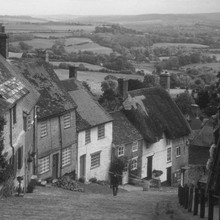
%> input picture gray images/2.gif, 220 x 220 px, shrunk from 512 x 512 before the run
$ octave Untitled.m   (GNU Octave 9; MATLAB toolbox functions it lacks are replaced by stand-ins)
%> lines starting %> are read from the running program, lines starting %| are printed output that depends on the picture
clc;clear all;close all

%Mean Filter
A=imread('C:\Users\mitra\Desktop\gray images\2.gif');
%> A: size 220x220 uint8; min 0, max 215, mean 92.2
m1=input('Enter the filter window size m1:');
%> the answer given: 3
n1=input('Enter the filter window size n1:');
%> the answer given: 3
Inoise=imnoise(A,'salt & pepper',0.45);
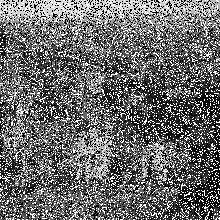
%> Inoise: size 220x220 uint8; min 0, max 255, mean 108
H=fspecial('average',[m1 n1]);
Mfilt=imfilter(Inoise,H,'replicate');
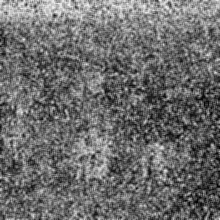
%> Mfilt: size 220x220 uint8; min 4, max 245, mean 108

%Median Filter
m2=input('Enter the filter window size m2:');
%> the answer given: 3
n2=input('Enter the filter window size n2:');
%> the answer given: 3
Ifilt=medfilt2(Inoise,[m2 n2]);
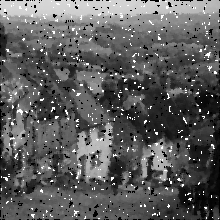
%> Ifilt: size 220x220 uint8; min 0, max 255, mean 93.2

%plotting
imshow(A)
title('Original Image','FontSize',18)
figure
imshow(Inoise)
title('Adding Gaussian Noise','FontSize',18)

%Mean without using Function
[M N]=size(A);
%> M = 220; N = 220
m=(m1-1)/2;
B=Inoise;
for i = (1+m):(M-m)
    for j = (1+m):(N-m)
        sum=0;
        for k = -m : m
            for l = -m : m
                sum = sum + (Inoise(i+k,j+l)/(m1*m1));
            end
        end
        B(i,j)=sum;
    end
end

%plotting
figure
imshow(Mfilt)
title('Applying Mean Filter using Function','FontSize',18)
figure
imshow(B)
title('Applying Mean Filter using Algorithm','FontSize',18)

%Median without using Function
[M N]=size(A);
mm=(m2-1)/2;
C=Inoise;
mid_element = ceil((m2*m2)/2);
MID=zeros(m2);
for i = (1+mm):(M-mm)
    for j = (1+mm):(N-mm)
        flag = 1;
        for k = -mm : mm
            for l = -mm : mm
                MID(flag) = Inoise(i+k,j+l);
			   flag=flag+1;
            end
        end
        A2=sort(MID);
        C(i,j)=A2(mid_element);
    end
end
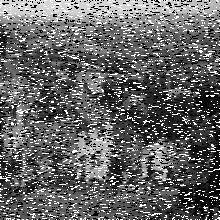
%> C: size 220x220 uint8; min 0, max 255, mean 101.1
%> after the loop, MID = [255 70 0; 67 255 63; 255 255 255]
%plotting
figure
imshow(Ifilt)
title('Applying Median Filter using Function','FontSize',18)
figure
imshow(C)
title('Applying Median Filter using Algorithm','FontSize',18)

$ run again, with gray images/WhatsApp Image 2022-09-20 at 3.16.41 PM.jpeg saved as gray images/2.gif
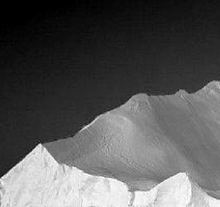
%> input picture gray images/WhatsApp Image 2022-09-20 at 3.16.41 PM.jpeg, 220 x 207 px, shrunk from 566 x 533 before the run
%> `Mfilt=imfilter(Inoise,H,'replicate');`:
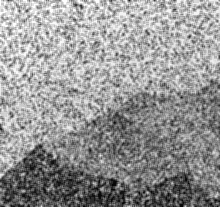
%> Mfilt: size 207x220 uint8; min 4, max 255, mean 149.1
%> after the loop `for i = (1+mm):(M-mm)`:
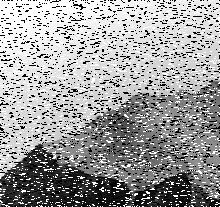
%> C: size 207x220 uint8; min 0, max 255, mean 156.3
%> after the loop `for i = (1+mm):(M-mm)`: MID = [255 11 15; 9 11 14; 10 9 255]

$ run again, with gray images/WhatsApp Image 2022-09-29 at 3.50.06 PM.jpeg saved as gray images/2.gif
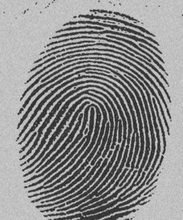
%> input picture gray images/WhatsApp Image 2022-09-29 at 3.50.06 PM.jpeg, 183 x 220 px, shrunk from 798 x 958 before the run
%> `Mfilt=imfilter(Inoise,H,'replicate');`:
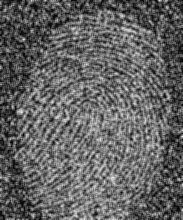
%> Mfilt: size 220x183 uint8; min 1, max 237, mean 99.1
%> after the loop `for i = (1+mm):(M-mm)`:
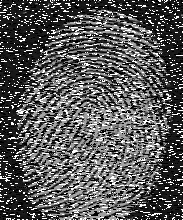
%> C: size 220x183 uint8; min 0, max 255, mean 89.2
%> after the loop `for i = (1+mm):(M-mm)`: MID = [23 255 28; 17 24 23; 255 18 255]
